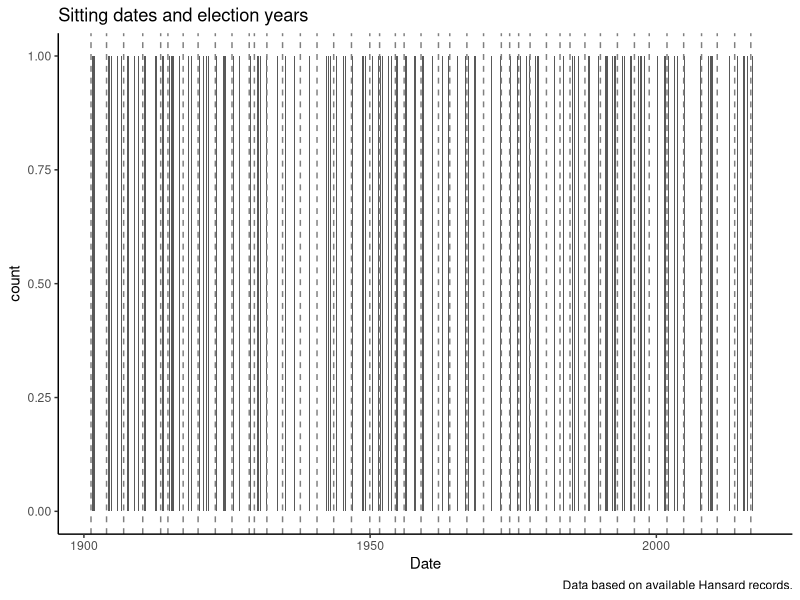
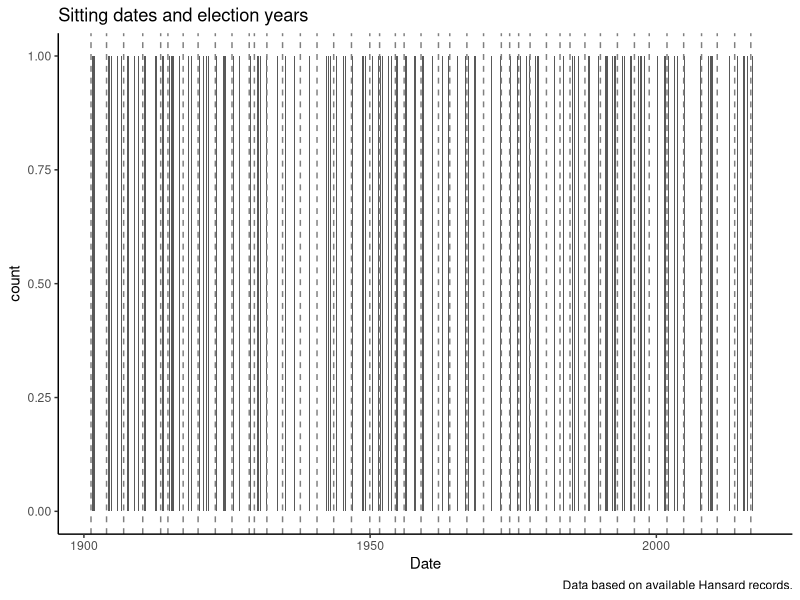

R code for these plots, in order:
library(lubridate)
library(tidyverse)
library(ggrepel)

hansard_dates <- read_csv("inputs/misc/hansard_dates.csv")
election_dates <- read_csv("inputs/misc/misc_elections_data.csv") %>% filter(!is.na(electionDate))

hansard_dates$sitting <- 1

hansard_dates_test <- hansard_dates[6000:7500,]
hansard_dates$class <- c(rep(0, nrow(hansard_dates)/2), rep(1, nrow(hansard_dates)/2))


ggplot(data = hansard_dates,
       mapping = aes(x = hansardDates)) +
  geom_bar() +
  geom_vline(
    data = election_dates,
    aes(xintercept = electionDate),
    linetype = "dashed",
    color = "grey50"
  ) +
  theme_classic() +
  theme(axis.title.y = element_blank(), # GET RID OF THE Y AXIS LABELS AND TICKS
        axis.ticks.y =  element_blank()) +
  labs(x = "Date",
       title = "Sitting dates and election years",
       caption = "Data based on available Hansard records.") +
  theme_classic() 

# Maybe split the data by 30 year panels?





  

 
  



ggsave(
  "outputs/figures/age_at_election.pdf",
  height = 8.27,
  width = 11.69,
  units = "in"
)
